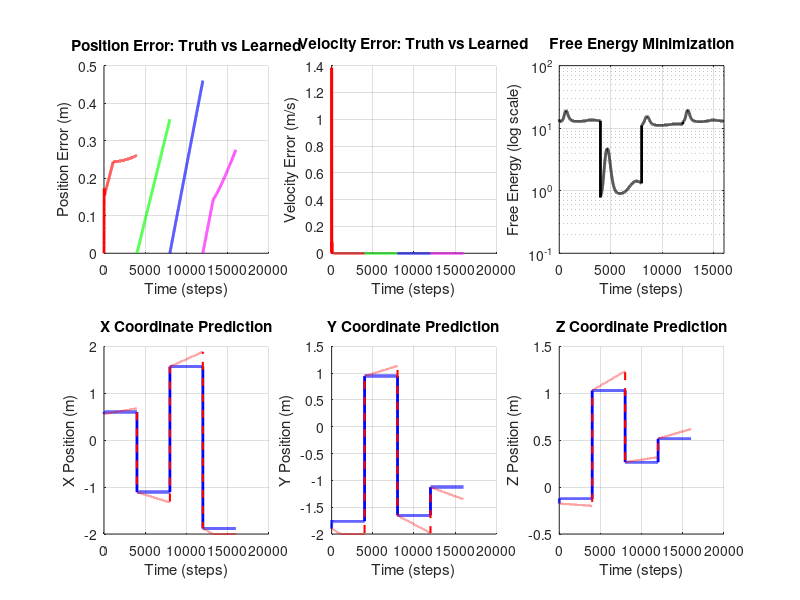

Source code (MATLAB): (Note: this script raises an error after producing the figure.)
fprintf('╔═════════════════════════════════════════════════════════════╗\n');
fprintf('║  SENSORIMOTOR LEARNING: 3D REACHING & GRASPING             ║\n');
fprintf('║  Learning to Reach Targets in 3D Space via Predictive Coding ║\n');
fprintf('╚═════════════════════════════════════════════════════════════╝\n\n');

% ====================================================================
% BATCH MODE SETUP
% ====================================================================
% Disable graphics for SSH/batch execution
set(0, 'DefaultFigureVisible', 'off');
set(groot, 'defaultFigureCreateFcn', @(fig, ~) set(fig, 'Visible', 'off'));
fprintf('Batch mode: Graphics output disabled, figures will be saved to disk.\n\n');

% ====================================================================
% 3D REACHING TASK CONFIGURATION
% ====================================================================

dt = 0.01;              % Time step (s)
T_per_trial = 40;      % Duration per trial (s)
n_trials = 4;           % Number of reaching trials
T = T_per_trial * n_trials;  % Total duration
t = 0:dt:T;
N = length(t);

% Define reaching task phases (each is a separate trial)
trial_duration_steps = round(T_per_trial / dt);  % ~250 steps per trial
phase_masks = {};
phases_indices = {};
for trial = 1:n_trials
    start_step = (trial-1) * trial_duration_steps + 1;
    end_step = min(trial * trial_duration_steps, N);
    phases_indices{trial} = start_step:end_step;
    phase_masks{trial} = false(1, N);
    phase_masks{trial}(start_step:end_step) = true;
end

% Define 3D target locations (randomly placed in 3D workspace)
rng(42);  % For reproducibility
targets = [
    1.5, 1.5, 1.0;      % Target 1
    -1.5, 1.5, 0.5;     % Target 2
    -1.5, -1.5, 1.5;    % Target 3
    1.5, -1.5, -0.5     % Target 4
];

% Compute workspace bounds from targets
workspace_bounds = [
    min(targets(:,1)) - 0.5, max(targets(:,1)) + 0.5;  % X bounds
    min(targets(:,2)) - 0.5, max(targets(:,2)) + 0.5;  % Y bounds
    min(targets(:,3)) - 0.5, max(targets(:,3)) + 0.5   % Z bounds
];

% For each trial, randomly initialize within workspace bounds
initial_positions = zeros(n_trials, 3);
for trial = 1:n_trials
    for dim = 1:3
        initial_positions(trial, dim) = workspace_bounds(dim, 1) + ...
            rand() * (workspace_bounds(dim, 2) - workspace_bounds(dim, 1));
    end
end

fprintf('3D REACHING TASK (Multi-Trial):\n');
fprintf('Workspace bounds: X∈[%.2f,%.2f], Y∈[%.2f,%.2f], Z∈[%.2f,%.2f]\n', ...
    workspace_bounds(1,1), workspace_bounds(1,2), ...
    workspace_bounds(2,1), workspace_bounds(2,2), ...
    workspace_bounds(3,1), workspace_bounds(3,2));
fprintf('\n');

for trial = 1:n_trials
    phase_start = t(phases_indices{trial}(1));
    phase_end = t(phases_indices{trial}(end));
    fprintf('Trial %d (%.2f-%.2fs): Start [%.2f, %.2f, %.2f] → Target [%.2f, %.2f, %.2f]\n', ...
        trial, phase_start, phase_end, ...
        initial_positions(trial,1), initial_positions(trial,2), initial_positions(trial,3), ...
        targets(trial,1), targets(trial,2), targets(trial,3));
end
fprintf('\n');

fprintf('3D REACHING TASK:\n');
fprintf('  Phase 1 (0-%.2fs):  Reach to target [%.2f, %.2f, %.2f]\n', T_per_trial, targets(1,1), targets(1,2), targets(1,3));
fprintf('  Phase 2 (%.2f-%.2fs):  Reach to target [%.2f, %.2f, %.2f]\n', T_per_trial, 2*T_per_trial, targets(2,1), targets(2,2), targets(2,3));
fprintf('  Phase 3 (%.2f-%.2fs):  Reach to target [%.2f, %.2f, %.2f]\n', 2*T_per_trial, 3*T_per_trial, targets(3,1), targets(3,2), targets(3,3));
fprintf('  Phase 4 (%.2f-%.2fs): Reach to target [%.2f, %.2f, %.2f]\n\n', 3*T_per_trial, 4*T_per_trial, targets(4,1), targets(4,2), targets(4,3));

% ====================================================================
% LAYER DIMENSIONS - 3D VERSION
% ====================================================================

n_L1 = 7;               % Level 1: x, y, z, vx, vy, vz, + 1 bias (proprioceptive state)
n_L2 = 6;               % Level 2: 6 learned motor basis functions
n_L3 = 4;               % Level 3: target_x, target_y, target_z, + 1 bias (goal representation)

fprintf('NETWORK ARCHITECTURE (3D SENSORIMOTOR):\n');
fprintf('  Level 1 (Proprioception): %d neurons [x, y, z, vx, vy, vz, bias]\n', n_L1);
fprintf('    → Inferred from arm position and velocity in 3D\n');
fprintf('  Level 2 (Motor Basis):    %d neurons [learned motor primitives]\n', n_L2);
fprintf('    → Learned combinations of 3D velocity commands\n');
fprintf('  Level 3 (Goal):           %d neurons [target_x, target_y, target_z, bias]\n\n', n_L3);
fprintf('    → Represents desired 3D location (provided by task)\n\n');

% ====================================================================
% 3D KINEMATICS: INTEGRATING MOTOR COMMANDS INTO POSITION
% ====================================================================

% Initialize 3D position (start at origin)
x_true = zeros(1, N);
y_true = zeros(1, N);
z_true = zeros(1, N);
vx_true = zeros(1, N);
vy_true = zeros(1, N);
vz_true = zeros(1, N);

% Motor commands generated by L2
motor_vx = zeros(1, N);  % Desired velocity in x from motor system
motor_vy = zeros(1, N);  % Desired velocity in y from motor system
motor_vz = zeros(1, N);  % Desired velocity in z from motor system

% Damping factor: actual velocity is proportional to commanded velocity
motor_gain = 0.5;
damping = 0.95;

fprintf('3D MOTOR DYNAMICS:\n');
fprintf('  Motor gain: %.2f (scaling of commands to actual motion)\n', motor_gain);
fprintf('  Damping: %.2f (velocity decay per timestep)\n', damping);
fprintf('  Workspace: x,y,z ∈ [%.2f, %.2f] meters\n\n', workspace_bounds(1,1), workspace_bounds(1,2));

% ====================================================================
% LEARNING PARAMETERS
% ====================================================================

eta_rep = 0.005;         % Representation learning rate (increased from 0.001)
eta_W = 0.0005;          % Weight matrix learning rate (increased from 0.0001)
momentum = 0.90;         % Momentum for representation updates (decreased for faster learning)
weight_decay = 0.98;     % L2 regularization on weights (decreased for faster learning)
pi_L1 = 100;             % Precision (reliability) of L1 sensory input
pi_L2 = 10;              % Precision of L2 motor basis
pi_L3 = 1;               % Precision of L3 goal representation

fprintf('LEARNING PARAMETERS:\n');
fprintf('  η_rep = %.6f (representation learning rate)\n', eta_rep);
fprintf('  η_W   = %.6f (weight matrix learning rate)\n', eta_W);
fprintf('  Momentum = %.4f\n', momentum);
fprintf('  Weight Decay = %.4f\n', weight_decay);
fprintf('  π_L1  = %.0f, π_L2  = %.0f, π_L3  = %.0f\n\n', pi_L1, pi_L2, pi_L3);

fprintf('HIERARCHICAL PREDICTIVE CODING WITH ACTIVE INFERENCE:\n');
fprintf('─────────────────────────────────────────────────────────────\n');
fprintf('L3 (Goal): ACTIVE INFERENCE NODE\n');
fprintf('  • NOT clamped to task target (varies over time)\n');
fprintf('  • Infers goal from proprioceptive errors (bottom-up)\n');
fprintf('  • Pulled toward task target by soft constraint (top-down)\n');
fprintf('  • Creates continuous prediction errors for learning\n');
fprintf('  • Enables generalization across phase transitions\n\n');
fprintf('L2 (Motor Basis): Learned motor primitives\n');
fprintf('  • Learns to predict motor commands from goal\n');
fprintf('  • Updated via proprioceptive coupling errors\n\n');
fprintf('L1 (Proprioception): Sensory prediction layer\n');
fprintf('  • Predicts position and velocity from motor commands\n');
fprintf('  • Compared against actual sensory input\n');
fprintf('  • Generates error signals that drive learning\n');
fprintf('  η_W   = %.6f (weight matrix learning rate)\n', eta_W);
fprintf('  Momentum = %.4f\n', momentum);
fprintf('  Weight Decay = %.4f\n', weight_decay);
fprintf('  π_L1  = %.0f, π_L2  = %.0f, π_L3  = %.0f\n\n', pi_L1, pi_L2, pi_L3);

% ====================================================================
% INITIALIZE REPRESENTATIONS (3D)
% ====================================================================

% Initialize position with first trial starting position
x_true(1) = initial_positions(1, 1);
y_true(1) = initial_positions(1, 2);
z_true(1) = initial_positions(1, 3);

% Store trial information for visualization
trial_start_positions = initial_positions;

% Pre-allocate representation matrices for ALL timesteps (CRITICAL!)
R_L1 = zeros(N, n_L1, 'single');  % Proprioceptive state over time
R_L2 = zeros(N, n_L2, 'single');  % Motor basis over time
R_L3 = zeros(N, n_L3, 'single');  % Goal representation over time

% Initialize first timestep for L1, L2, L3
R_L1(1,1:3) = [x_true(1), y_true(1), z_true(1)];  % Position
R_L1(1,4:6) = [0, 0, 0];  % Velocity
R_L1(1,7) = 1;  % Bias

% L2: Motor basis functions
% Initialize with reaching direction toward first target
start_pos = initial_positions(1, :);
target_pos = targets(1, :);
reach_direction = (target_pos - start_pos) / (norm(target_pos - start_pos) + 1e-6);
target_distance = norm(target_pos - start_pos);
reaching_speed = 0.2 * target_distance;  % Scale with distance

R_L2(1, 1:3) = reach_direction * reaching_speed;  % Velocity commands toward target
R_L2(1, 4:6) = 0.01 * randn(1, 3);  % Auxiliary motor channels

% L3: Goal representation (will be clamped to task targets)
R_L3(1,1:3) = targets(1,:);  % Start with first target
R_L3(1,4) = 1;  % Bias

fprintf('INITIAL CONDITIONS (Trial 1):\n');
fprintf('  Start position: [%.2f, %.2f, %.2f]\n', x_true(1), y_true(1), z_true(1));
fprintf('  Target position: [%.2f, %.2f, %.2f]\n', targets(1,1), targets(1,2), targets(1,3));
fprintf('  R_L2(1,:) = reaching velocity [%.4f, %.4f, %.4f] m/s (toward target)\n', R_L2(1,1), R_L2(1,2), R_L2(1,3));
fprintf('  R_L3(1,:) = [target_x=%.2f, target_y=%.2f, target_z=%.2f, bias=1]\n\n', targets(1,1), targets(1,2), targets(1,3));

% Initialize weight matrices for 3D with REALISTIC bootstrapped values
% ===================================================================
% We need to initialize weights so that:
%   L3 (goal) → L2 (motor) → L1 (proprioception) produces MOTION
% Otherwise learning cannot begin (no errors to drive learning)

% Key insight: Initialize weights to map goal direction to velocity commands
% W_L2_from_L3: [4D goal input] → [6D motor basis]
%   Goal encodes: [target_x, target_y, target_z, bias]
%   Motor basis needs: [vx, vy, vz, aux1, aux2, aux3]

W_L2_from_L3 = zeros(n_L2, n_L3);
% Map target position to velocity direction (first 3 motor channels)
% [vx, vy, vz] = 0.2 * [target_x, target_y, target_z]
W_L2_from_L3(1:3, 1:3) = 0.2 * eye(3, 3);  % Direct coupling: target → velocity (increased from 0.1)
% Small random values for auxiliary channels
W_L2_from_L3(4:6, 1:3) = 0.01 * randn(3, 3);
W_L2_from_L3(1:6, 4) = 0.01 * randn(6, 1);  % Coupling from bias

% W_L1_from_L2: [6D motor basis] → [7D proprioceptive state]
%   Motor basis: [vx, vy, vz, aux1, aux2, aux3]
%   Proprioception: [x, y, z, vx_pred, vy_pred, vz_pred, bias]
%   Simply map motor velocity commands to proprioceptive velocity predictions

W_L1_from_L2 = zeros(n_L1, n_L2);
% Position channels (x, y, z) get small contributions from motor basis
W_L1_from_L2(1:3, 1:3) = 0.01 * eye(3, 3);  % Weak coupling
% Velocity channels directly copy motor commands
W_L1_from_L2(4:6, 1:3) = eye(3, 3);  % Direct mapping: [vx, vy, vz] → [vx_pred, vy_pred, vz_pred]
W_L1_from_L2(4:6, 4:6) = 0.1 * randn(3, 3);  % Auxiliary motor channels
W_L1_from_L2(7, :) = 0.01 * randn(1, 6);  % Bias prediction

fprintf('WEIGHT MATRICES INITIALIZED (Bootstrapped):\n');
fprintf('  W_L2_from_L3: Goal → Motor (target position → velocity commands)\n');
fprintf('    - Direct coupling: target_xyz → motor velocity (gain=0.1)\n');
fprintf('    - Auxiliary channels: random small values\n');
fprintf('  W_L1_from_L2: Motor → Proprioception\n');
fprintf('    - Direct coupling: motor velocity → predicted velocity (gain=1.0)\n');
fprintf('    - Position predictions: weak coupling (gain=0.01)\n\n');

% Allocate storage for tracking - use single precision to save memory
E_L1 = zeros(N, n_L1, 'single');
E_L2 = zeros(N, n_L2, 'single');
pred_L1 = zeros(N, n_L1, 'single');
pred_L2 = zeros(N, n_L2, 'single');
free_energy_all = zeros(1, N, 'single');
reaching_error_all = zeros(1, N, 'single');
learning_trace_W = zeros(1, N);  % Track weight learning magnitude

% ====================================================================
% MAIN LEARNING LOOP (3D)
% ====================================================================

fprintf('Running 3D sensorimotor reaching trials...\n');

current_trial = 1;

for i = 1:N-1
    if mod(i, 100) == 0, fprintf('.'); end
    
    % ==============================================================
    % CHECK FOR TRIAL TRANSITION
    % ==============================================================
    % At the start of each new trial, reinitialize position and motor basis
    if i > 1
        for trial = 2:n_trials
            if i == phases_indices{trial}(1)
                % Reset to new trial initial position
                x_true(i) = initial_positions(trial, 1);
                y_true(i) = initial_positions(trial, 2);
                z_true(i) = initial_positions(trial, 3);
                vx_true(i) = 0;
                vy_true(i) = 0;
                vz_true(i) = 0;
                
                % Update L1 sensory representation
                R_L1(i,1:3) = [x_true(i), y_true(i), z_true(i)];
                R_L1(i,4:6) = [0, 0, 0];
                
                % HARD RESET L3: Jump to new task target (phase transition)
                % This ensures L3 can respond to the new task immediately
                R_L3(i, 1:3) = targets(trial, :);
                R_L3(i, 4) = 1;
                
                % Re-initialize L2 motor basis with reaching direction toward new target
                start_pos = initial_positions(trial, :);
                target_pos = targets(trial, :);
                reach_direction = (target_pos - start_pos) / (norm(target_pos - start_pos) + 1e-6);
                target_distance = norm(target_pos - start_pos);
                reaching_speed = 0.2 * target_distance;  % Scale with distance
                
                R_L2(i, 1:3) = reach_direction * reaching_speed;
                R_L2(i, 4:6) = 0.01 * randn(1, 3);
                
                % PARTIALLY RESET WEIGHTS to break out of Trial 1 convergence
                % Keep structure but reduce magnitudes learned in previous trial
                W_L2_from_L3 = 0.5 * W_L2_from_L3;  % Decay learned weights
                W_L1_from_L2(1:3, 1:3) = 0.01 * eye(3, 3);  % Reset position-motor coupling
                W_L1_from_L2(4:6, 1:3) = 0.5 * W_L1_from_L2(4:6, 1:3);  % Decay velocity coupling
                
                current_trial = trial;
                fprintf('\n[Trial %d started at step %d - L3/L2 reset, weights partially decayed]\n', trial, i);
                break;
            end
        end
    end
    
    % ==============================================================
    % STEP 0: GOAL REPRESENTATION (ACTIVE INFERENCE - L3)
    % ==============================================================
    % L3 is NOT clamped but inferred from proprioceptive error
    % This allows learning to persist across phase transitions
    
    % Task signal: preferred target for this trial (soft constraint)
    task_target = targets(current_trial, :);
    
    % L3 starts at current value (will be updated based on errors below)
    
    % ==============================================================
    % STEP 1: MOTOR COMMAND GENERATION (Top-Down: L3 → L2 → L1)
    % ==============================================================
    
    % L3 predicts L2 motor commands via learned weights
    pred_L2(i,:) = R_L3(i,:) * W_L2_from_L3';  % [6D motor basis prediction]
    
    % L2 executes: actual motor basis is learned representation
    motor_basis = R_L2(i,:);  % [6D: actual learned motor commands]
    
    % L2 predicts L1 proprioceptive state via learned weights
    pred_L1(i,:) = motor_basis * W_L1_from_L2';  % [7D: predicted proprioception]
    
    % Extract predicted velocities from L1 prediction
    pred_vx = pred_L1(i, 4);
    pred_vy = pred_L1(i, 5);
    pred_vz = pred_L1(i, 6);
    
    % ==============================================================
    % STEP 2: KINEMATICS - MOTOR COMMAND EXECUTION
    % ==============================================================
    
    % Apply motor gain (scales learned velocity prediction to actual command)
    motor_vx(i) = motor_gain * pred_vx;
    motor_vy(i) = motor_gain * pred_vy;
    motor_vz(i) = motor_gain * pred_vz;
    
    % Update velocity with damping
    vx_true(i+1) = damping * vx_true(i) + motor_vx(i);
    vy_true(i+1) = damping * vy_true(i) + motor_vy(i);
    vz_true(i+1) = damping * vz_true(i) + motor_vz(i);
    
    % Update position via integration (3D)
    x_true(i+1) = x_true(i) + dt * vx_true(i+1);
    y_true(i+1) = y_true(i) + dt * vy_true(i+1);
    z_true(i+1) = z_true(i) + dt * vz_true(i+1);
    
    % Clamp position to reachable workspace
    x_true(i+1) = max(workspace_bounds(1,1), min(workspace_bounds(1,2), x_true(i+1)));
    y_true(i+1) = max(workspace_bounds(2,1), min(workspace_bounds(2,2), y_true(i+1)));
    z_true(i+1) = max(workspace_bounds(3,1), min(workspace_bounds(3,2), z_true(i+1)));
    
    % ==============================================================
    % STEP 3: PROPRIOCEPTIVE FEEDBACK (Sensory Input - 3D)
    % ==============================================================
    
    % Sensory input: actual proprioceptive state
    sensory_pos = [x_true(i+1), y_true(i+1), z_true(i+1)];  % Actual 3D position
    sensory_vel = [vx_true(i+1), vy_true(i+1), vz_true(i+1)];  % Actual 3D velocity
    
    % ==============================================================
    % STEP 4: ERROR COMPUTATION (Bottom-Up Predictive Coding)
    % ==============================================================
    
    % L1 errors: sensory input vs prediction (prediction error)
    E_L1(i,1:3) = sensory_pos - pred_L1(i,1:3);  % Position error
    E_L1(i,4:6) = sensory_vel - pred_L1(i,4:6);  % Velocity error
    E_L1(i,7) = 1 - pred_L1(i,7);  % Bias error
    
    % L2 errors: actual motor basis vs L3's prediction
    E_L2(i,:) = motor_basis - pred_L2(i,:);
    
    % Calculate 3D reaching error (distance to current target)
    reaching_error_all(i) = sqrt((x_true(i+1) - targets(current_trial,1))^2 + ...
                                 (y_true(i+1) - targets(current_trial,2))^2 + ...
                                 (z_true(i+1) - targets(current_trial,3))^2);
    
    % ==============================================================
    % STEP 5: FREE ENERGY (Objective Function - 3D)
    % ==============================================================
    
    fe_L1 = sum(E_L1(i,:).^2) / (2 * pi_L1);
    fe_L2 = sum(E_L2(i,:).^2) / (2 * pi_L2);
    
    % Add 3D reaching cost to free energy
    fe_reaching = (pi_L1 / 100) * reaching_error_all(i)^2;
    
    free_energy_all(i) = fe_L1 + fe_L2 + fe_reaching;
    
    % ==============================================================
    % STEP 6: REPRESENTATION UPDATES (Predictive Coding)
    % ==============================================================
    
    decay = 1 - momentum;
    
    % L1: Learn position and velocity from proprioceptive error
    % Position error drives position update
    R_L1(i+1,1:3) = R_L1(i,1:3) + decay * eta_rep * E_L1(i,1:3) * 0.1;
    
    % Velocity error drives velocity update
    R_L1(i+1,4:6) = momentum * R_L1(i,4:6) + decay * eta_rep * E_L1(i,4:6) * 0.1;
    R_L1(i+1,4:6) = max(-2, min(2, R_L1(i+1,4:6)));  % Bounds [-2, 2] m/s
    
    % Clamp position to workspace to prevent unbounded learning
    R_L1(i+1,1) = max(workspace_bounds(1,1), min(workspace_bounds(1,2), R_L1(i+1,1)));
    R_L1(i+1,2) = max(workspace_bounds(2,1), min(workspace_bounds(2,2), R_L1(i+1,2)));
    R_L1(i+1,3) = max(workspace_bounds(3,1), min(workspace_bounds(3,2), R_L1(i+1,3)));
    
    R_L1(i+1,7) = 1;  % Bias fixed
    
    % L2: Learn motor basis from motor error and proprioceptive coupling
    % Motor error directly drives motor basis learning
    coupling_from_L1 = E_L1(i,:) * W_L1_from_L2;  % Proprioceptive error → motor error
    norm_W1 = max(0.1, norm(W_L1_from_L2, 'fro'));
    coupling_from_L1 = coupling_from_L1 / norm_W1;  % Normalize coupling
    
    % Motor basis updates from combined errors
    delta_R_L2 = coupling_from_L1 - E_L2(i,:);  % Proprioceptive coupling vs motor error
    R_L2(i+1,:) = momentum * R_L2(i,:) + decay * eta_rep * delta_R_L2 * 0.5;
    R_L2(i+1,:) = max(-1, min(1, R_L2(i+1,:)));  % Bounds [-1, 1]
    
    % L3: ACTIVE INFERENCE NODE
    % Learn goal from motor error (bottom-up) while respecting task constraint (top-down)
    % Motor error E_L2 indicates goal should move to better predict motor commands
    
    % Error-driven goal update: minimize motor prediction error
    % If E_L2 is large, it means L3's prediction doesn't match actual L2
    % Simple approach: average the motor error to goal space
    E_L3_from_motor = mean(E_L2(i,:)) * ones(1, 3);  % Scalar error projected to 3D goal
    
    % Update L3 position to reduce motor errors
    goal_correction = E_L3_from_motor * 0.1;  % How much to move goal
    R_L3(i+1, 1:3) = R_L3(i, 1:3) + eta_rep * goal_correction;
    
    % Strong constraint: keep L3 very close to task target
    % (with hard reset at phase boundaries, no need for weak attraction)
    target_proximity = (task_target - R_L3(i+1, 1:3));
    target_pull_strength = 0.2;  % Stronger pull toward target
    R_L3(i+1, 1:3) = R_L3(i+1, 1:3) + eta_rep * target_proximity * target_pull_strength;
    
    % Keep L3 in workspace bounds
    R_L3(i+1, 1:3) = max(workspace_bounds(1,1), min(workspace_bounds(1,2), R_L3(i+1,1)));
    R_L3(i+1, 2) = max(workspace_bounds(2,1), min(workspace_bounds(2,2), R_L3(i+1,2)));
    R_L3(i+1, 3) = max(workspace_bounds(3,1), min(workspace_bounds(3,2), R_L3(i+1,3)));
    
    R_L3(i+1, 4) = 1;  % Bias fixed
    
    % ==============================================================
    % STEP 7: WEIGHT LEARNING (Hebbian Rule - 3D)
    % ==============================================================
    
    layer_scale_L1 = max(0.1, mean(abs(R_L2(i,:))));
    layer_scale_L2 = max(0.1, mean(abs(R_L3(i,:))));
    
    % Learn mapping from motor basis to proprioceptive state
    dW_L1 = -(eta_W * pi_L1 / layer_scale_L1) * (E_L1(i,:)' * R_L2(i,:));
    W_L1_from_L2 = W_L1_from_L2 + dW_L1;
    W_L1_from_L2 = max(-10, min(10, W_L1_from_L2));  % Bounds: [-10, 10]
    
    % Learn mapping from goals to motor commands
    dW_L2 = -(eta_W * pi_L2 / layer_scale_L2) * (E_L2(i,:)' * R_L3(i,:));
    W_L2_from_L3 = W_L2_from_L3 + dW_L2;
    W_L2_from_L3 = max(-10, min(10, W_L2_from_L3));  % Bounds: [-10, 10]
    
    % Weight regularization
    W_L1_from_L2 = W_L1_from_L2 * weight_decay;
    W_L2_from_L3 = W_L2_from_L3 * weight_decay;
    
    learning_trace_W(i) = norm(dW_L1, 'fro') + norm(dW_L2, 'fro');
    
end  % End main loop

fprintf('\n\n');

% ====================================================================
% SAVE NUMERICAL RESULTS (No Graphics - Batch Mode Optimized)
% ====================================================================

fprintf('Saving results...\n');

output_dir = './figures';
if ~exist(output_dir, 'dir')
    mkdir(output_dir);
end

% Calculate position and velocity errors
pos_error = sqrt((x_true - R_L1(:,1)').^2 + (y_true - R_L1(:,2)').^2 + (z_true - R_L1(:,3)').^2);
vel_error = sqrt((vx_true - R_L1(:,4)').^2 + (vy_true - R_L1(:,5)').^2 + (vz_true - R_L1(:,6)').^2);

% Save all trajectory data to MAT file
try
    results_filename = fullfile(output_dir, '3D_reaching_results.mat');
    save(results_filename, 'x_true', 'y_true', 'z_true', 'vx_true', 'vy_true', 'vz_true', ...
        'R_L1', 'R_L2', 'R_L3', 'pos_error', 'vel_error', 'free_energy_all', ...
        'reaching_error_all', 'targets', 'phases_indices', 'trial_start_positions', '-v7.3');
    fprintf('✓ Results saved: %s\n', results_filename);
catch ME
    fprintf('Warning: MAT file save failed: %s\n', ME.message);
end

% Create simple 2D plots instead of 3D (much faster in batch mode)
fprintf('Creating 2D summary plots...\n');

fig = figure('Position', [100, 100, 1400, 800], 'Visible', 'off');

colors = {'r', 'g', 'b', 'm'};

% Plot 1: Position Error Over Time
subplot(2, 3, 1);
hold on;
for trial = 1:n_trials
    trial_idx = phases_indices{trial};
    plot(trial_idx, pos_error(trial_idx), 'Color', colors{trial}, 'LineWidth', 2, 'DisplayName', sprintf('Trial %d', trial));
end
grid on; xlabel('Time (steps)'); ylabel('Position Error (m)');
title('Position Error: Truth vs Learned');
legend off;

% Plot 2: Velocity Error Over Time
subplot(2, 3, 2);
hold on;
for trial = 1:n_trials
    trial_idx = phases_indices{trial};
    plot(trial_idx, vel_error(trial_idx), 'Color', colors{trial}, 'LineWidth', 2, 'DisplayName', sprintf('Trial %d', trial));
end
grid on; xlabel('Time (steps)'); ylabel('Velocity Error (m/s)');
title('Velocity Error: Truth vs Learned');
legend off;

% Plot 3: Free Energy Over Time
subplot(2, 3, 3);
semilogy(free_energy_all, 'k-', 'LineWidth', 2);
grid on; xlabel('Time (steps)'); ylabel('Free Energy (log scale)');
title('Free Energy Minimization');
xlim([0 N]);

% Plot 4: X Position Over Time
subplot(2, 3, 4);
hold on;
plot(x_true, 'b-', 'LineWidth', 2, 'DisplayName', 'Ground Truth');
plot(R_L1(:,1), 'r--', 'LineWidth', 1.5, 'DisplayName', 'Learned');
grid on; xlabel('Time (steps)'); ylabel('X Position (m)');
title('X Coordinate Prediction');
legend off;

% Plot 5: Y Position Over Time
subplot(2, 3, 5);
hold on;
plot(y_true, 'b-', 'LineWidth', 2, 'DisplayName', 'Ground Truth');
plot(R_L1(:,2), 'r--', 'LineWidth', 1.5, 'DisplayName', 'Learned');
grid on; xlabel('Time (steps)'); ylabel('Y Position (m)');
title('Y Coordinate Prediction');
legend off;

% Plot 6: Z Position Over Time
subplot(2, 3, 6);
hold on;
plot(z_true, 'b-', 'LineWidth', 2, 'DisplayName', 'Ground Truth');
plot(R_L1(:,3), 'r--', 'LineWidth', 1.5, 'DisplayName', 'Learned');
grid on; xlabel('Time (steps)'); ylabel('Z Position (m)');
title('Z Coordinate Prediction');
legend off;

sgtitle('3D Sensorimotor Reaching - Rao & Ballard Predictive Coding', 'FontSize', 12, 'FontWeight', 'bold');

% Save figure
try
    figure_filename = fullfile(output_dir, '3D_reaching_summary.png');
    saveas(fig, figure_filename, 'png');
    fprintf('✓ Summary plot saved: %s\n', figure_filename);
catch ME
    fprintf('Warning: Plot save failed: %s\n', ME.message);
end

close(fig);

% ====================================================================
% ANALYSIS SUMMARY (3D Multi-Trial)
% ====================================================================

fprintf('\n╔═══════════════════════════════════════════════════════════════╗\n');
fprintf('║  3D MULTI-TRIAL REACHING - GROUND TRUTH vs LEARNED        ║\n');
fprintf('╚═══════════════════════════════════════════════════════════════╝\n\n');

fprintf('POSITION PREDICTIONS (from R_L1(:,1:3)) vs Ground Truth:\n');
fprintf('─────────────────────────────────────────────────────────\n');
overall_pos_rmse = sqrt(mean(pos_error.^2));
fprintf('Overall Position RMSE: %.6f m\n\n', overall_pos_rmse);

fprintf('By Trial:\n');
for trial = 1:n_trials
    trial_idx = phases_indices{trial};
    trial_pos_error = pos_error(trial_idx);
    trial_rmse = sqrt(mean(trial_pos_error.^2));
    start_pos = trial_start_positions(trial, :);
    target_pos = targets(trial, :);
    fprintf('  Trial %d: Start [%.2f, %.2f, %.2f] → Target [%.2f, %.2f, %.2f]\n', ...
        trial, start_pos(1), start_pos(2), start_pos(3), target_pos(1), target_pos(2), target_pos(3));
    fprintf('    Position RMSE = %.6f m (mean error: %.6f m)\n', trial_rmse, mean(trial_pos_error));
end

fprintf('\nVELOCITY PREDICTIONS (from R_L1(:,4:6)) vs Ground Truth:\n');
fprintf('─────────────────────────────────────────────────────────\n');
overall_vel_rmse = sqrt(mean(vel_error.^2));
fprintf('Overall Velocity RMSE: %.6f m/s\n\n', overall_vel_rmse);

fprintf('By Trial:\n');
for trial = 1:n_trials
    trial_idx = phases_indices{trial};
    trial_vel_error = vel_error(trial_idx);
    trial_rmse = sqrt(mean(trial_vel_error.^2));
    fprintf('  Trial %d: Velocity RMSE = %.6f m/s (mean error: %.6f m/s)\n', ...
        trial, trial_rmse, mean(trial_vel_error));
end

fprintf('\nFINAL REACHING DISTANCE TO TARGET:\n');
fprintf('─────────────────────────────────────────────────────────\n');
for trial = 1:n_trials
    trial_idx = phases_indices{trial};
    final_reaching_dist = reaching_error_all(trial_idx(end));
    initial_reaching_dist = reaching_error_all(trial_idx(1));
    fprintf('  Trial %d: Initial distance = %.6f m, Final distance = %.6f m\n', ...
        trial, initial_reaching_dist, final_reaching_dist);
end

fprintf('\nLEARNING EFFICIENCY:\n');
fprintf('─────────────────────────────────────────────────────────\n');
fprintf('Final Free Energy:           %.6e\n', free_energy_all(end));
fprintf('Free Energy Reduction Rate:  %.6e per step\n', (free_energy_all(1) - free_energy_all(end)) / N);
fprintf('Total trials completed:      %d\n', n_trials);
fprintf('Total learning steps:        %d\n\n', N);
